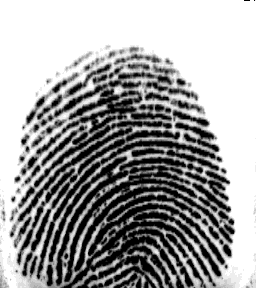
#> input picture images/clean_finger.png, 256 x 288 px
$ python starter3.py
#> lines starting #> are read from the running program, lines starting #| are printed output that depends on the picture
#> the answer given: 1
### image.py
import numpy as np
from scipy import signal
import cv2
import matplotlib.pyplot as plt
from collections import OrderedDict
import copy
from pathlib import Path #for extracting name from filename

from starter2 import Starter_2
from starter3 import Starter_3
from main_course_1 import Main_Course_1

class Image:
    def __init__(self, arg) :
        """initialise image

        Args:
            arg (str): filename
            arg (arraylike): data array, assumed with values from 0 to 1
        """
#> called with arg = 'images/clean_finger.png'
        if type(arg) == str :
            filename = arg
            self.data = cv2.imread(filename, 0)
#> self.data is the input picture: shape (288, 256); min 0, max 255, mean 159.4
            self.n, self.m = self.data.shape
#> self.n = 288; self.m = 256
            self.name = Path(filename).stem
            self.normalize()
        else:
            self.data = np.array(arg)
            self.n, self.m = self.data.shape
            self.name = "test_array_" + str(self.data[0]).replace("[","").replace("]","") \
                  + "_size_" + str(self.n) + "_" + str(self.m)

    def display(self, point=None, rectangle=None):
        """
        Display the image with an optional point and rectangle.

        Parameters:
            - point: Tuple (x, y) representing the coordinates of the point.
            - rectangle: Tuple ((x, y), (width, height)) representing the rectangle.
        """
        plt.imshow(self.data, cmap='gray', vmin=0, vmax=1)

        if point:
            plt.plot(point[1], point[0], 'ro')  # 'ro' means red color, round marker
        if rectangle:
            rect = plt.Rectangle((rectangle[0][1], rectangle[0][0]), rectangle[1][1], rectangle[1][0],
                                 linewidth=0.5, edgecolor='r', facecolor='none')
            plt.gca().add_patch(rect)

        plt.show()

    # [42 lines left out: functions save, add_rows_of_pixels, add_columns_of_pixels, not called in this run]

    def max(self):
        """
            Returns the maximum intensity of the image
        """
        return np.max(self.data)

    def min(self):
        """
            Returns the minimum intensity of the image
        """
        return np.min(self.data)

    def normalize(self):
        """
            Create and return a normalized version of the image
            The minimum value of image becomes 0 and its maximum value becomes 1
        """
        min = self.min()
#> min = 0
        max = self.max()
#> max = 255
        self.data = (self.data - min)/(max - min)

    # [190 lines left out: functions __denormalize, create_rectangle, symmetry, symmetry_diagonal, rotate_translate, intensity_of_center and 1 more, not called in this run]

    def conv_2d(self, xc, yc):

#> called with xc = 200, yc = 125
        n,m = self.data.shape
#> n = 288; m = 256

        # Padded version with edge of the image
        # we chose 7 because 7 = 15 // 2
        # padded_image = np.pad(self._data, (N-1)//2, mode='constant')
        padded_image = np.pad(self.data, 7, mode='edge')
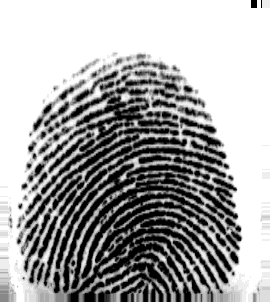
#> padded_image: shape (302, 270) float64; min 0, max 1, mean 0.647

        self.data = np.zeros((n,m))

        for i in range(0, n):
            for j in range(0, m):
                K = Starter_3.kernel(i,j,xc,yc,self.m,self.n)
                N = K.shape[0]
                result = 0
                for N_i in range(-(N-1)//2, (N-1)//2 + 1):
                    for N_j in range(-(N-1)//2, (N-1)//2 + 1):
                        # we chose 7 because 7 = 15 // 2
                        result += K[N_i + (N-1)//2 ][N_j + (N-1)//2] * padded_image[i-N_i + 7][j-N_j + 7]
                self.data[i][j] = result
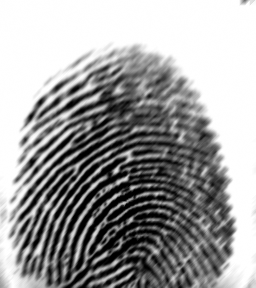
#> self.data: shape (288, 256) float64; min 0, max 1, mean 0.625

    # [27 lines left out: functions fft_2d, ifft_2d, fft_conv_2d, not called in this run]

    def test_black(self, n=5):
        np.set_printoptions(precision=1)
        self.data = np.ones((n,n))

    # [67 lines left out: functions otsu_intraclass_variance, compute_threshold, crop_patches, not called in this run]


### starter3.py
import numpy as np
import math
from scipy import signal
import cv2
import matplotlib.pyplot as plt

class Starter_3:

    @staticmethod
    def kernel(i,j,xc,yc,m,n):
        """
            Returns a space dependent kernel used for motion blurring.
        """

        # maximum distance from (i,j) point to each corners of the image
        dist_max = max(np.linalg.norm(np.array([i,j]) - np.array([0,0])),
                    np.linalg.norm(np.array([i,j]) - np.array([0,m])),
                    np.linalg.norm(np.array([i,j]) - np.array([n, 0])),
                    np.linalg.norm(np.array([i,j]) - np.array([n, m])))

        # we normalize distance to the center d((i,j), (x_c,y_c)) => (float between 0 and 1)
        normalized_dist = np.linalg.norm(np.array([i,j]) - np.array([xc,yc]))/dist_max

        # renormalize to the interval [1, 15] (15 is the max size of our kernel)
        N_float = normalized_dist * (15-1) + 1

        # round N_float to the previous odd integer
        N_odd = math.floor((N_float-1)/2)*2 + 1

        # create a N_odd + 2 size matrix
        matrix = np.eye(N_odd+2)[::-1]

        # fill diagonal corners
        matrix[0][-1] = (N_float - N_odd)/2 # normalization to [0,1]
        matrix[-1][0] = (N_float - N_odd)/2

        # preserve the intensity of the image
        return matrix/np.sum(matrix)

if __name__ == "__main__":

    from image import Image

    print("(1) Motion blurring")
    print("(2) Blur 2D convolution")
    print("(3) Blur FFT convolution")
    print("(4) 2D FFT result")
    choice = int(input("Choice > "))

    if choice == 1:
        img = Image("images/clean_finger.png")
        img.conv_2d(200, 125)
        img.display()

    elif choice == 2:
        img = Image("images/clean_finger.png")
        img.blur(15)
        img.display()

    elif choice == 3:
        img = Image("images/clean_finger.png")
        kernel = np.ones((15, 15))/225
        img.fft_conv_2d(kernel)
        img.display()

    elif choice == 4:
        img = Image("images/clean_finger.png")
        img_fft_2d = img.fft_2d()
        plt.imshow(np.log(abs(img_fft_2d)), cmap="gray")
        plt.title("FFT 2D result on clean_finger")
        plt.show()
